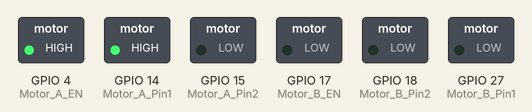
Recording of a program running on a simulated Raspberry Pi (BCM pin numbers). Parts: switched loads named in the program (green lamp = pin HIGH). At 1.3 s the program stops and its outputs stay as they are.

Above: at 0.1 s.
At 1.4 s:
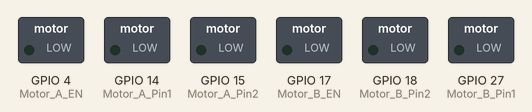
Timing chart, 0 to 2.8 s (numbered marks = the images above):
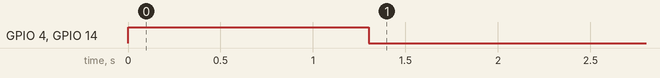

The program:

move.py
```python
#!/usr/bin/env python3
# File name   : move.py
# Description : Control Motor
# Product     : GWR
# Website     : www.gewbot.com
# Author      : William
# Date        : 2019/07/24
import time
import RPi.GPIO as GPIO

# motor_EN_A: Pin7  |  motor_EN_B: Pin11
# motor_A:  Pin8,Pin10    |  motor_B: Pin13,Pin12

Motor_A_EN    = 4
Motor_B_EN    = 17

Motor_A_Pin1  = 14
Motor_A_Pin2  = 15
Motor_B_Pin1  = 27
Motor_B_Pin2  = 18

Dir_forward   = 0
Dir_backward  = 1

left_forward  = 0
left_backward = 1

right_forward = 0
right_backward= 1

pwm_A = 0
pwm_B = 0

def motorStop():#Motor stops
	GPIO.output(Motor_A_Pin1, GPIO.LOW)
	GPIO.output(Motor_A_Pin2, GPIO.LOW)
	GPIO.output(Motor_B_Pin1, GPIO.LOW)
	GPIO.output(Motor_B_Pin2, GPIO.LOW)
	GPIO.output(Motor_A_EN, GPIO.LOW)
	GPIO.output(Motor_B_EN, GPIO.LOW)


def setup():#Motor initialization
	global pwm_A, pwm_B
	GPIO.setwarnings(False)
	GPIO.setmode(GPIO.BCM)
	GPIO.setup(Motor_A_EN, GPIO.OUT)
	GPIO.setup(Motor_B_EN, GPIO.OUT)
	GPIO.setup(Motor_A_Pin1, GPIO.OUT)
	GPIO.setup(Motor_A_Pin2, GPIO.OUT)
	GPIO.setup(Motor_B_Pin1, GPIO.OUT)
	GPIO.setup(Motor_B_Pin2, GPIO.OUT)

	motorStop()

	pwm_A = GPIO.PWM(Motor_A_EN, 1000)
	pwm_B = GPIO.PWM(Motor_B_EN, 1000)


def motor_left(status, direction, speed):#Motor 2 positive and negative rotation
	if status == 0: # stop
		GPIO.output(Motor_B_Pin1, GPIO.LOW)
		GPIO.output(Motor_B_Pin2, GPIO.LOW)
		GPIO.output(Motor_B_EN, GPIO.LOW)
	else:
		if direction == Dir_backward:
			GPIO.output(Motor_B_Pin1, GPIO.HIGH)
			GPIO.output(Motor_B_Pin2, GPIO.LOW)
			pwm_B.start(100)
			pwm_B.ChangeDutyCycle(speed)
		elif direction == Dir_forward:
			GPIO.output(Motor_B_Pin1, GPIO.LOW)
			GPIO.output(Motor_B_Pin2, GPIO.HIGH)
			pwm_B.start(0)
			pwm_B.ChangeDutyCycle(speed)


def motor_right(status, direction, speed):#Motor 1 positive and negative rotation
	if status == 0: # stop
		GPIO.output(Motor_A_Pin1, GPIO.LOW)
		GPIO.output(Motor_A_Pin2, GPIO.LOW)
		GPIO.output(Motor_A_EN, GPIO.LOW)
	else:
		if direction == Dir_forward:#
			GPIO.output(Motor_A_Pin1, GPIO.HIGH)
			GPIO.output(Motor_A_Pin2, GPIO.LOW)
			pwm_A.start(100)
			pwm_A.ChangeDutyCycle(speed)
		elif direction == Dir_backward:
			GPIO.output(Motor_A_Pin1, GPIO.LOW)
			GPIO.output(Motor_A_Pin2, GPIO.HIGH)
			pwm_A.start(0)
			pwm_A.ChangeDutyCycle(speed)
	return direction


def move(speed, direction, turn, radius=0.6):   # 0 < radius <= 1
	#speed = 100
	if direction == 'forward':
		if turn == 'right':
			motor_left(0, left_backward, int(speed*radius))
			motor_right(1, right_forward, speed)
		elif turn == 'left':
			motor_left(1, left_forward, speed)
			motor_right(0, right_backward, int(speed*radius))
		else:
			#motor_left(1, left_forward, speed)
			motor_right(1, right_forward, speed)
	elif direction == 'backward':
		if turn == 'right':
			motor_left(0, left_forward, int(speed*radius))
			motor_right(1, right_backward, speed)
		elif turn == 'left':
			motor_left(1, left_backward, speed)
			motor_right(0, right_forward, int(speed*radius))
		else:
			motor_left(1, left_backward, speed)
			motor_right(1, right_backward, speed)
	elif direction == 'no':
		if turn == 'right':
			motor_left(1, left_backward, speed)
			motor_right(1, right_forward, speed)
		elif turn == 'left':
			motor_left(1, left_forward, speed)
			motor_right(1, right_backward, speed)
		else:
			motorStop()
	else:
		pass


def destroy():
	motorStop()
	GPIO.cleanup()             # Release resource


if __name__ == '__main__':
	try:
		speed_set = 100
		setup()
		move(speed_set, 'forward', 'no', 0.8)
		time.sleep(1.3)
		motorStop()
		destroy()
	except KeyboardInterrupt:
		destroy()
```

Measured:
- by itself, GPIO 4 (Motor_A_EN), GPIO 14 (Motor_A_Pin1): LOW → HIGH at 0.00 s, → LOW 1.3 s later
